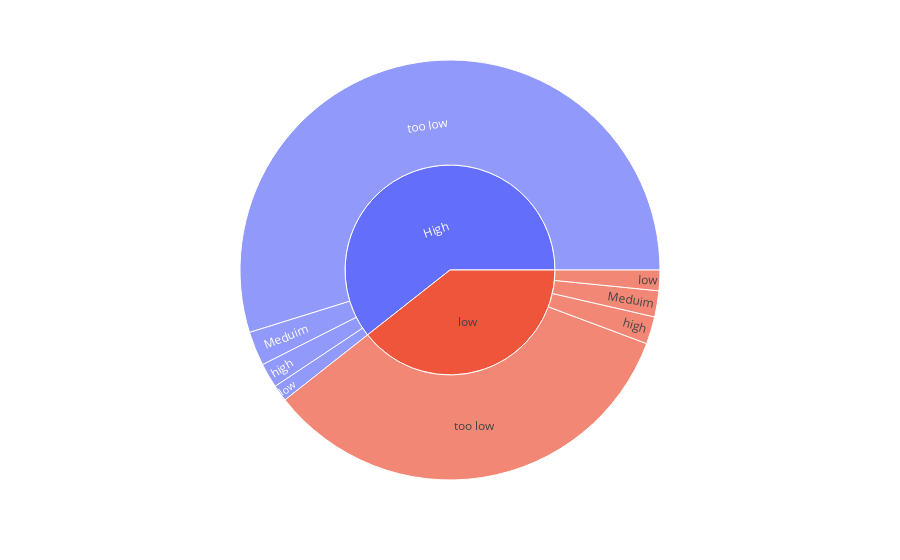

Notebook code cell kept with this figure:
### Markdown cell above
> This interactive chart can give us a lot of insights about how the sugar categories affect the traffic of the recipes, we can notice that it doesn't have large effect at all 
- Hight (574)
     - "too low" recipes that has high traffic (519) => 90%
     - "Meduim" recipes that has high traffic (25) => 4%
     - "high" recipes that has high traffic (18) => 3%
     - "low" recipes that has high traffic (12) => 2%
- low (373)
     - "too low" recipes that has high traffic (319) => 85%
     - "Meduim" recipes that has high traffic (19) => 5%
     - "high" recipes that has high traffic (20) => 5%
     - "low" recipes that has high traffic (15) => 4%
> <mark>We can see that there is too low sugar level recipes in both classes hight traffic or low traffic and for the other sugar levels we can see it's distributed the same in both classes
</mark>

### Code cell
px.sunburst(recipe, path=['high_traffic', 'sugar_cat'])

### Figure 1 — Plotly figure (JSON) as saved in the notebook; plotly's stock layout.template omitted (floating-point values rounded to 4 significant figures)
{"data": [{"branchvalues": "total", "domain": {"x": [0, 1], "y": [0, 1]}, "hovertemplate": "labels=%{label}<br>count=%{value}<br>parent=%{parent}<br>id=%{id}<extra></extra>", "ids": ["High/too low", "low/too low", "High/low", "low/low", "High/Meduim", "low/Meduim", "High/high", "low/high", "High", "low"], "labels": ["too low", "too low", "low", "low", "Meduim", "Meduim", "high", "high", "High", "low"], "name": "", "parents": ["High", "low", "High", "low", "High", "low", "High", "low", "", ""], "type": "sunburst", "values": [519, 319, 12, 15, 25, 19, 18, 20, 574, 373]}], "layout": {"legend": {"tracegroupgap": 0}, "margin": {"t": 60}}}
